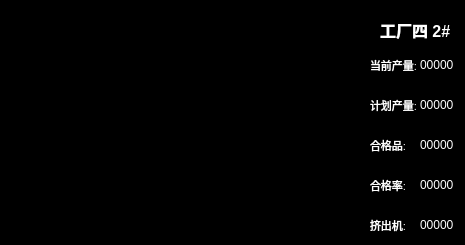
     <widget class="QFrame" name="frame_curve14">
      <property name="geometry">
       <rect>
        <x>490</x>
        <y>765</y>
        <width>465</width>
        <height>245</height>
       </rect>
      </property>
      <property name="styleSheet">
       <string notr="true">background-color: rgb(0, 0, 0);</string>
      </property>
      <property name="frameShape">
       <enum>QFrame::StyledPanel</enum>
      </property>
      <property name="frameShadow">
       <enum>QFrame::Raised</enum>
      </property>
      <widget class="QWidget" name="curve14_data1" native="true">
       <property name="geometry">
        <rect>
         <x>370</x>
         <y>50</y>
         <width>95</width>
         <height>30</height>
        </rect>
       </property>
       <widget class="QLabel" name="curve14_data1_title">
        <property name="geometry">
         <rect>
          <x>0</x>
          <y>0</y>
          <width>50</width>
          <height>30</height>
         </rect>
        </property>
        <property name="font">
         <font>
          <pointsize>8</pointsize>
          <weight>50</weight>
          <bold>false</bold>
         </font>
        </property>
        <property name="layoutDirection">
         <enum>Qt::LeftToRight</enum>
        </property>
        <property name="autoFillBackground">
         <bool>false</bool>
        </property>
        <property name="styleSheet">
         <string notr="true">color: rgb(255, 255, 255);</string>
        </property>
        <property name="text">
         <string>当前产量:</string>
        </property>
       </widget>
       <widget class="QLabel" name="curve14_data1_data">
        <property name="geometry">
         <rect>
          <x>50</x>
          <y>0</y>
          <width>45</width>
          <height>30</height>
         </rect>
        </property>
        <property name="styleSheet">
         <string notr="true">color: rgb(255, 255, 255);</string>
        </property>
        <property name="text">
         <string>00000</string>
        </property>
       </widget>
      </widget>
      <widget class="QWidget" name="curve14_data2" native="true">
       <property name="geometry">
        <rect>
         <x>370</x>
         <y>90</y>
         <width>95</width>
         <height>30</height>
        </rect>
       </property>
       <widget class="QLabel" name="curve14_data2_title">
        <property name="geometry">
         <rect>
          <x>0</x>
          <y>0</y>
          <width>50</width>
          <height>30</height>
         </rect>
        </property>
        <property name="font">
         <font>
          <pointsize>8</pointsize>
          <weight>50</weight>
          <bold>false</bold>
         </font>
        </property>
        <property name="layoutDirection">
         <enum>Qt::LeftToRight</enum>
        </property>
        <property name="autoFillBackground">
         <bool>false</bool>
        </property>
        <property name="styleSheet">
         <string notr="true">color: rgb(255, 255, 255);</string>
        </property>
        <property name="text">
         <string>计划产量:</string>
        </property>
       </widget>
       <widget class="QLabel" name="curve14_data2_data">
        <property name="geometry">
         <rect>
          <x>50</x>
          <y>0</y>
          <width>45</width>
          <height>30</height>
         </rect>
        </property>
        <property name="styleSheet">
         <string notr="true">color: rgb(255, 255, 255);</string>
        </property>
        <property name="text">
         <string>00000</string>
        </property>
       </widget>
      </widget>
      <widget class="QWidget" name="curve14_data3" native="true">
       <property name="geometry">
        <rect>
         <x>370</x>
         <y>130</y>
         <width>95</width>
         <height>30</height>
        </rect>
       </property>
       <widget class="QLabel" name="curve14_data3_title">
        <property name="geometry">
         <rect>
          <x>0</x>
          <y>0</y>
          <width>50</width>
          <height>30</height>
         </rect>
        </property>
        <property name="font">
         <font>
          <pointsize>8</pointsize>
          <weight>50</weight>
          <bold>false</bold>
         </font>
        </property>
        <property name="layoutDirection">
         <enum>Qt::LeftToRight</enum>
        </property>
        <property name="autoFillBackground">
         <bool>false</bool>
        </property>
        <property name="styleSheet">
         <string notr="true">color: rgb(255, 255, 255);</string>
        </property>
        <property name="text">
         <string>合格品:</string>
        </property>
       </widget>
       <widget class="QLabel" name="curve14_data3_data">
        <property name="geometry">
         <rect>
          <x>50</x>
          <y>0</y>
          <width>45</width>
          <height>30</height>
         </rect>
        </property>
        <property name="styleSheet">
         <string notr="true">color: rgb(255, 255, 255);</string>
        </property>
        <property name="text">
         <string>00000</string>
        </property>
       </widget>
      </widget>
      <widget class="QWidget" name="curve14_data4" native="true">
       <property name="geometry">
        <rect>
         <x>370</x>
         <y>170</y>
         <width>95</width>
         <height>30</height>
        </rect>
       </property>
       <widget class="QLabel" name="curve14_data4_title">
        <property name="geometry">
         <rect>
          <x>0</x>
          <y>0</y>
          <width>50</width>
          <height>30</height>
         </rect>
        </property>
        <property name="font">
         <font>
          <pointsize>8</pointsize>
          <weight>50</weight>
          <bold>false</bold>
         </font>
        </property>
        <property name="layoutDirection">
         <enum>Qt::LeftToRight</enum>
        </property>
        <property name="autoFillBackground">
         <bool>false</bool>
        </property>
        <property name="styleSheet">
         <string notr="true">color: rgb(255, 255, 255);</string>
        </property>
        <property name="text">
         <string>合格率:</string>
        </property>
       </widget>
       <widget class="QLabel" name="curve14_data4_data">
        <property name="geometry">
         <rect>
          <x>50</x>
          <y>0</y>
          <width>45</width>
          <height>30</height>
         </rect>
        </property>
        <property name="styleSheet">
         <string notr="true">color: rgb(255, 255, 255);</string>
        </property>
        <property name="text">
         <string>00000</string>
        </property>
       </widget>
      </widget>
      <widget class="QWidget" name="curve14_data5" native="true">
       <property name="geometry">
        <rect>
         <x>370</x>
         <y>210</y>
         <width>95</width>
         <height>30</height>
        </rect>
       </property>
       <widget class="QLabel" name="curve14_data5_title">
        <property name="geometry">
         <rect>
          <x>0</x>
          <y>0</y>
          <width>50</width>
          <height>30</height>
         </rect>
        </property>
        <property name="font">
         <font>
          <pointsize>8</pointsize>
          <weight>50</weight>
          <bold>false</bold>
         </font>
        </property>
        <property name="layoutDirection">
         <enum>Qt::LeftToRight</enum>
        </property>
        <property name="autoFillBackground">
         <bool>false</bool>
        </property>
        <property name="styleSheet">
         <string notr="true">color: rgb(255, 255, 255);</string>
        </property>
        <property name="text">
         <string>挤出机:</string>
        </property>
       </widget>
       <widget class="QLabel" name="curve14_data5_data">
        <property name="geometry">
         <rect>
          <x>50</x>
          <y>0</y>
          <width>45</width>
          <height>30</height>
         </rect>
        </property>
        <property name="styleSheet">
         <string notr="true">color: rgb(255, 255, 255);</string>
        </property>
        <property name="text">
         <string>00000</string>
        </property>
       </widget>
      </widget>
      <widget class="QLabel" name="curve14_title">
       <property name="geometry">
        <rect>
         <x>380</x>
         <y>10</y>
         <width>80</width>
         <height>40</height>
        </rect>
       </property>
       <property name="font">
        <font>
         <pointsize>12</pointsize>
         <weight>75</weight>
         <bold>true</bold>
        </font>
       </property>
       <property name="layoutDirection">
        <enum>Qt::LeftToRight</enum>
       </property>
       <property name="autoFillBackground">
        <bool>false</bool>
       </property>
       <property name="styleSheet">
        <string notr="true">color: rgb(255, 255, 255);</string>
       </property>
       <property name="text">
        <string>工厂四 2#</string>
       </property>
      </widget>
      <widget class="QWidget" name="curve14" native="true">
       <property name="geometry">
        <rect>
         <x>0</x>
         <y>0</y>
         <width>370</width>
         <height>245</height>
        </rect>
       </property>
      </widget>
     </widget>
